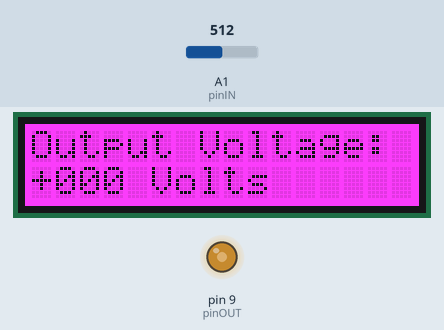
Recording of a sketch running on a simulated Arduino Uno, built with avr-gcc and run on an emulated ATmega328P. Shown: 16×2 character LCD, output pins drawn as LEDs (lit = HIGH). The inputs (shaded band) are chosen by the test bench; at power-on: A1 (pinIN) = 512.

Above: at 1.6 s.
1.7 s: A1 (pinIN) set to 716
At 2.9 s:
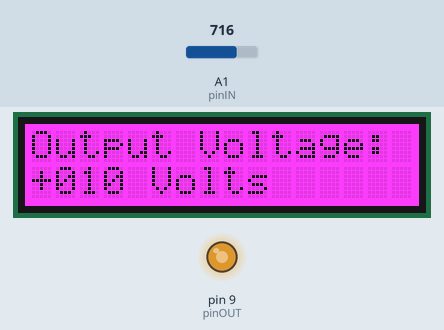
3.5 s: A1 (pinIN) set to 900
At 5.0 s:
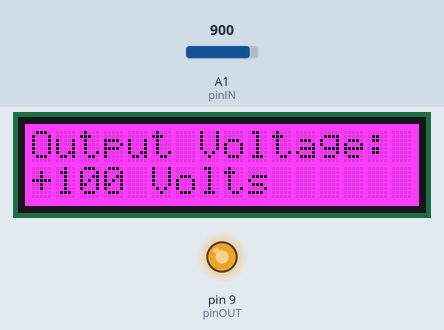
5.6 s: A1 (pinIN) set to 477
At 6.0 s:
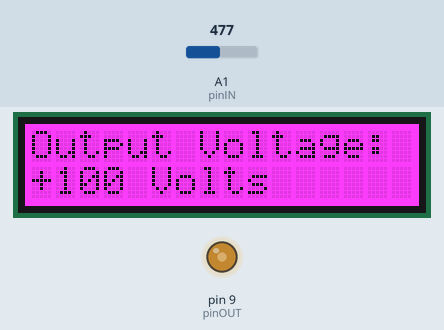
7.6 s: A1 (pinIN) set to 451
At 9.3 s:
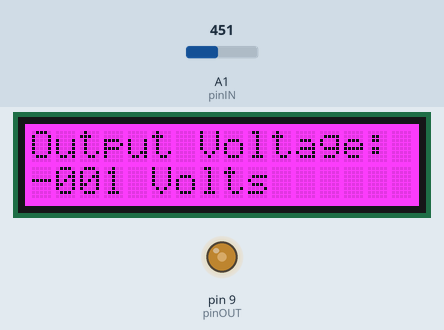
9.6 s: A1 (pinIN) set to 122
At 11.3 s:
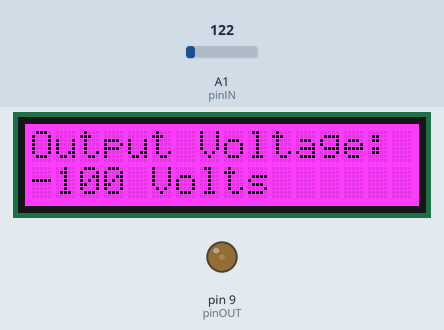
11.6 s: A1 (pinIN) set to 0
At 13.5 s:
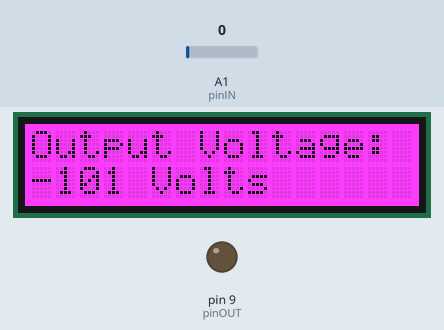
Timing chart, 0 to 14.6 s (numbered marks = the images above; inputs shaded):
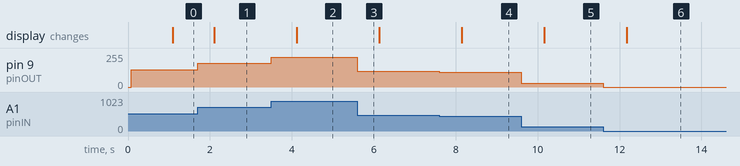

Measured:
- the behaviour switches between 461 and 460 on A1 (pinIN) (found by bisection; images 3 and 4)
- after the input at 1.7 s, pin 9 (pinOUT): 128/255 → 178/255 at once; the display: changes after 0.40 s (image 1)
- after the input at 3.5 s, pin 9 (pinOUT): 178/255 → 224/255 at once; the display: changes after 0.62 s (image 2)
- after the input at 5.6 s, pin 9 (pinOUT): 224/255 → 119/255 at once
- after the input at 7.6 s, pin 9 (pinOUT): 119/255 → 112/255 at once; the display: changes after 0.55 s (image 4)
- after the input at 9.6 s, pin 9 (pinOUT): 112/255 → 30/255 at once; the display: changes after 0.56 s (image 5)
- after the input at 11.6 s, pin 9 (pinOUT): 30/255 → 0/255 at once; the display: changes after 0.58 s (image 6)

The sketch:

_464lab1.ino
```cpp
/*****

BME 464 Arduino ADC/DAC Lab
Kirsty, Lauren, Claire, Elena
DUE: 9/17/14

*****/

// include the library code:
#include <Wire.h>
#include <Adafruit_MCP23017.h>
#include <Adafruit_RGBLCDShield.h>

// The shield uses the I2C SCL and SDA pins. On classic Arduinos
// this is Analog 4 and 5 so you can't use those for analogRead() anymore
// However, you can connect other I2C sensors to the I2C bus and share
// the I2C bus.
Adafruit_RGBLCDShield lcd = Adafruit_RGBLCDShield();

//// These #defines make it easy to set the backlight color
#define RED 0x1
#define YELLOW 0x3
#define GREEN 0x2
#define TEAL 0x6
#define BLUE 0x4
#define VIOLET 0x5
#define WHITE 0x7

int pinIN = A1; // pin that reads in analog signal
int pinOUT = 9; // pin that writes analog value for output signal
float signalIN; // averaged analog signal
float voltageIN; // mapped voltage (0-5 V)
float signal; // actual voltage from original signal (-5-5 V)
boolean not_printing = true;
int t_calibration = 0; // initialize time of calibration for use in setup and loop
boolean negative_voltage = false;
int bin_vals[] = {0, 0, 0};

void setup (){
  // Debugging output.  Begin communication with computer.
  Serial.begin(9600);
  // Set up for LCD shield
  lcd.begin(16,2);
  lcd.setBacklight(VIOLET);
  // Initialize pins as input/output
  pinMode(pinIN, INPUT);
  pinMode(pinOUT, OUTPUT);
  lcd.setCursor(0,0);
  lcd.print("Output Voltage:");
  lcd.setCursor(5,1);
  lcd.print("Volts");
}

void loop(){
  // Serial.println(not_printing);
  int t_start = millis();
  while (not_printing == true){
      signalIN = analogRead(pinIN);
      // ******************** MLP COMMENT *********************************** //
      // The value '5' is hard-coded in the next few lines.  '5' should be a
      // variable that is declared above and then referenced here since it is a
      // design spec.
      // ******************************************************************** //
   // Map analog values (0-1023) to voltage values (0-5 V)
      voltageIN = signalIN * (5.0/1023.0);
  // Shift and scale mapped voltage to find actual signal (-5-5 V)
      signal = (voltageIN*2) - 5;

  // Map voltageIN (0-5 V) to analog values (0-255) for analogwrite
  // Circuitry will take care of the shifting and scaling to get original signal
      int signalOUT = round(voltageIN * (255/5));
      analogWrite(pinOUT,signalOUT);
  // Find binary voltage
  // set the first index (i=0) for all potential input voltages
      // ******************* MLP COMMENT *********************************** //
      // Like my earlier comment, there are hard-coded values here related
      // to your discretization for the binary output; this should all be
      // done as variables, not hard-coded values.
      // ******************************************************************** //
      // ******************* MLP COMMENT *********************************** //
      // All of this conditional logic can / should be broken out as a
      // separate function.  This will serve to:
      // (1) Make the main loop() easier to read for logic (not bogged down
      //     all of the tested statements, and
      // (2) easily swap in different log if needed for modified specs
      // ******************************************************************** //
   if (abs(round(signal)) < 3.5){ // corresponds to V = +/-0-3V, MSB of binary value is always 0
     bin_vals[0] = 0;
   }
   if (abs(round(signal)) >= 3.5){ // corresponds to V = +/-4-5V, MSB of binary value is always 1
     bin_vals[0] = 1;
   }
   // set the second index (i=1) for all potential input voltages
   if ((abs(round(signal)) < 1.5) || (abs(round(signal)) >= 3.5)){ // corresponds to V = +/- 0,1,4,5V
     bin_vals[1] = 0;
   }
   if ((abs(round(signal)) >= 1.5) && (abs(round(signal)) < 3.5)){ // corresponds to V = +/- 2,3V
     bin_vals[1] = 1;
   }
   if ((abs(round(signal)) < .5) || ((abs(round(signal)) >= 1.5) && (abs(round(signal)) < 2.5)) || ((abs(round(signal)) >= 3.5) && (abs(round(signal)) < 4.5))){
     bin_vals[2] = 0;
   }
    if (((abs(round(signal)) >= .5) && (abs(round(signal)) < 1.5)) || ((abs(round(signal)) >= 2.5) && (abs(round(signal)) < 3.5)) || (abs(round(signal)) >= 4.5)){
     bin_vals[2] = 1;
   }
      // ******************* MLP COMMENT *********************************** //
      // Again, break out as subfunc
      // ******************************************************************** //
  // has it been 1 second? should we lcd print yet?

  int t_now = millis();
  if (t_now >= (t_start+1000)) {
    not_printing = false;
    //lcd.clear();
    }
  }
  //Serial.println(not_printing);
   if(round(signal)<0) {
     negative_voltage = true; }

   if(round(signal)>0) {
     negative_voltage = false; }

  lcd.setCursor(0,1);
  if(negative_voltage==true){
    lcd.print('-'); }
  if(negative_voltage==false){
    lcd.print('+'); }


  // Serial.println(negative_voltage);
  lcd.setCursor(1,1);
  for (int i=0; i <= 2; i++){
  lcd.print(bin_vals[i]);
  lcd.setCursor(i+2,1);
  }
  not_printing = true;
}
```
